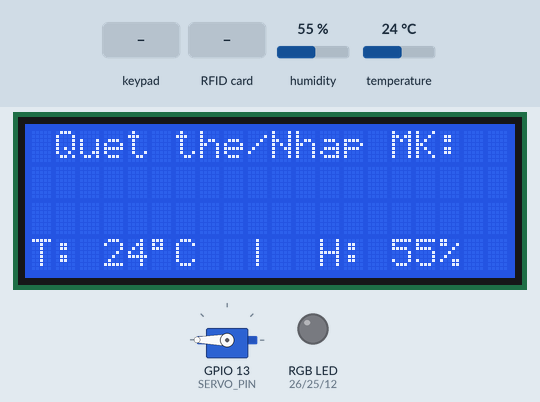
Recording of a sketch running on a simulated ESP32. Parts: servo, 20×4 character LCD, an RGB LED mixed from three pins (HIGH = lit). The inputs (shaded band) are chosen by the test bench; at power-on: humidity 55 %, temperature 24 °C. EEPROM starts erased; nothing arrives over Bluetooth unless stated; what the sketch prints to the serial monitor is not drawn.

Above: at 2.6 s.
2.7 s: keypad keys 0 9 5 3 # pressed 0.4 s apart
At 5.8 s:
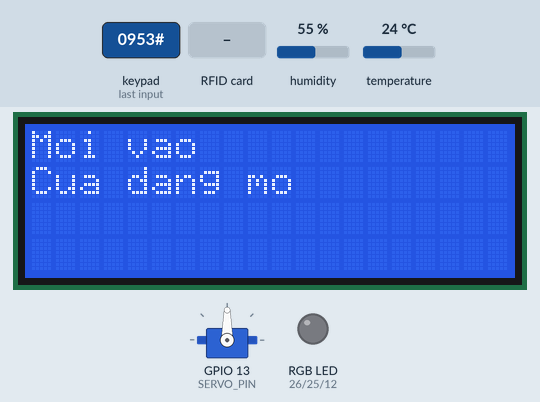
6.2 s: RFID card 5E 7A 19 C4 held to the reader
At 9.8 s:
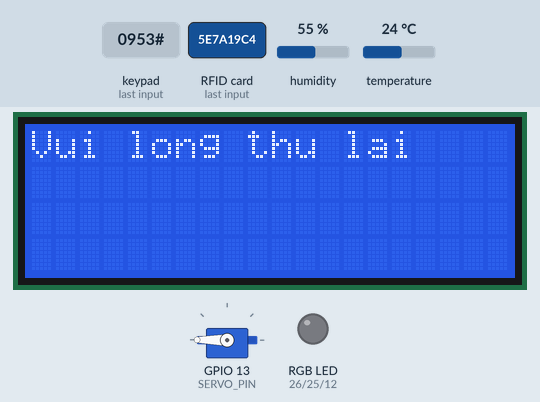
13.9 s: key 'A' pressed
At 15.1 s:
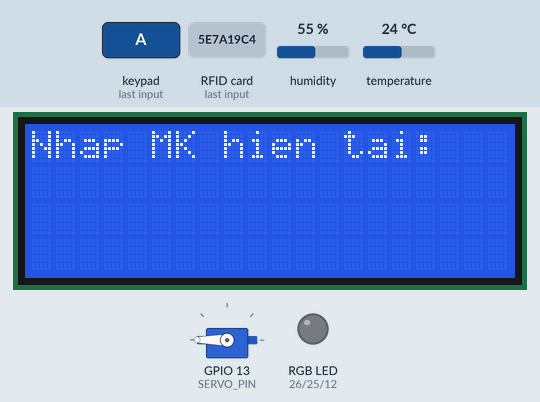
15.4 s: keypad keys 3 2 3 3 1 4 1 6 pressed 0.4 s apart
At 19.0 s:
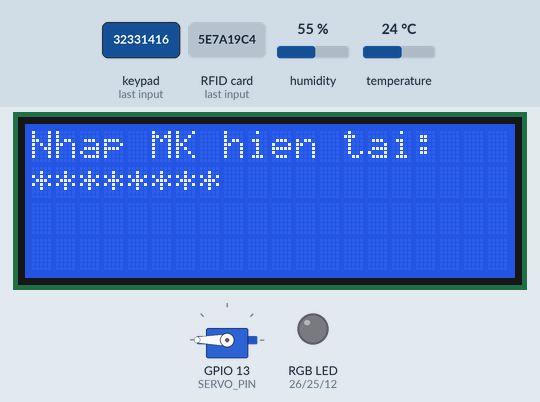
20.1 s: keypad keys 3 2 3 3 1 4 1 6 # pressed 0.4 s apart
At 24.8 s:
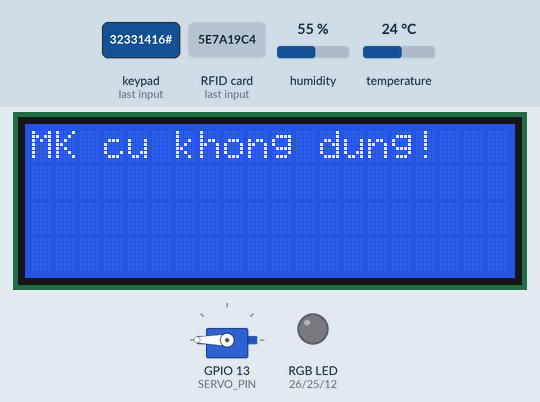
25.2 s: keypad keys 3 2 3 3 1 4 1 6 D pressed 0.4 s apart
At 29.2 s:
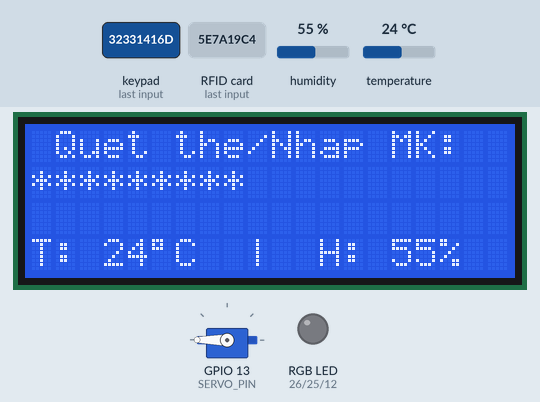
Timing chart, 0 to 30.7 s (numbered marks = the images above; inputs shaded):
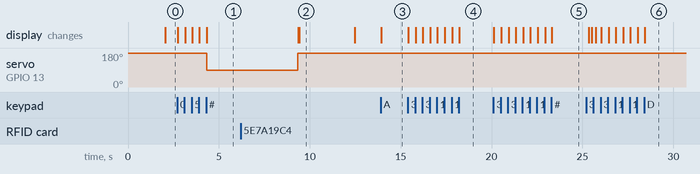

The sketch:

esp32_door_access.ino
```cpp
#include <SPI.h>
#include <MFRC522v2.h>
#include <MFRC522DriverSPI.h>
#include <MFRC522DriverPinSimple.h>
#include <MFRC522Debug.h>
#include <ESP32Servo.h>
#include <Keypad.h>
#include <Wire.h>
#include <LiquidCrystal_I2C.h>
#include <Preferences.h>
#include "DHT.h"
#include "BluetoothSerial.h" // Thư viện Bluetooth Classic ESP32

// --- THIẾT LẬP BLUETOOTH ---
#if !defined(CONFIG_BT_ENABLED) || !defined(CONFIG_BLUEDROID_ENABLED)
#error Bluetooth is not enabled! Please run make menuconfig to enable it
#endif

BluetoothSerial SerialBT;

// --- THIẾT LẬP LED RGB ---
const int RED_PIN   = 26;
const int GREEN_PIN = 25;
const int BLUE_PIN  = 12;

// --- THIẾT LẬP CẢM BIẾN DHT11 ---
#define DHTPIN 27        // Chân OUT DHT11 nối GPIO 27
#define DHTTYPE DHT11
DHT dht(DHTPIN, DHTTYPE);

unsigned long lastDHTReadTime = 0;
const long DHT_INTERVAL = 2000; // Đọc DHT11 mỗi 2s
float currentTemp = 0.0;
float currentHum = 0.0;

// --- THIẾT LẬP SERVO & LCD ---
Servo doorServo;
const int SERVO_PIN = 13;
LiquidCrystal_I2C lcd(0x27, 20, 4);

// --- THIẾT LẬP RFID MFRC522 ---
MFRC522DriverPinSimple ss_pin(5);
MFRC522DriverSPI driver{ss_pin};
MFRC522 mfrc522{driver};

const String VALID_UID = "a358d4a6"; // UID thẻ hợp lệ

// --- THIẾT LẬP KEYPAD 4x4 ---
#define ROW_NUM     4
#define COLUMN_NUM  4

char keys[ROW_NUM][COLUMN_NUM] = {
  {'1','2','3','A'},
  {'4','5','6','B'},
  {'7','8','9','C'},
  {'*','0','#','D'}
};

byte pin_rows[ROW_NUM] = {32, 33, 14, 16};
byte pin_column[COLUMN_NUM] = {17, 15, 2, 0};

Keypad keypad = Keypad(
  makeKeymap(keys),
  pin_rows,
  pin_column,
  ROW_NUM,
  COLUMN_NUM
);

// --- FLASH & TRẠNG THÁI ---
Preferences preferences;

String VALID_PASSWORD = "1234"; // Mật khẩu mặc định
String input_password = "";

enum SystemMode {
  MODE_NORMAL,         // Chế độ chờ
  MODE_ENTER_OLD_PASS, // Đổi MK - Bước 1
  MODE_NEW_PASS_INPUT  // Đổi MK - Bước 2
};

SystemMode currentMode = MODE_NORMAL;

// Khai báo hàm
void resetDisplay();
void unlockDoor();
void denyAccess();
void checkRFID();
void checkKeypad();
void updateDHT();
void displayDHTOnLCD();
void checkBluetooth();
void setRGBColor(bool red, bool green, bool blue);

void setup() {
  Serial.begin(115200);
  input_password.reserve(32);

  // Khởi tạo LED RGB
  pinMode(RED_PIN, OUTPUT);
  pinMode(GREEN_PIN, OUTPUT);
  pinMode(BLUE_PIN, OUTPUT);
  setRGBColor(false, false, false); // Tắt LED ban đầu

  // Khởi tạo Bluetooth với tên "ESP32_CuaThongMinh"
  SerialBT.begin("ESP32_CuaThongMinh");
  Serial.println("Bluetooth dang san sang! Hay ket noi voi 'ESP32_CuaThongMinh'");

  // Khởi tạo DHT11
  dht.begin();

  // Đọc mật khẩu từ bộ nhớ Flash
  preferences.begin("door_lock", false);
  VALID_PASSWORD = preferences.getString("pass", "0953");

  // Khởi tạo RFID
  mfrc522.PCD_Init();
  MFRC522Debug::PCD_DumpVersionToSerial(mfrc522, Serial);

  // Khởi tạo Servo
  doorServo.attach(SERVO_PIN);
  doorServo.write(180);

  // Khởi tạo LCD
  lcd.init();
  lcd.backlight();

  resetDisplay();
}

void loop() {
  updateDHT();      // Cập nhật DHT11
  checkBluetooth(); // Kiểm tra lệnh điều khiển LED qua Bluetooth
  checkRFID();      // Quét thẻ RFID
  checkKeypad();    // Kiểm tra bàn phím Keypad
}

// --- HÀM XỬ LÝ BLUETOOTH DIỀU KHIỂN LED RGB ---
void checkBluetooth() {
  if (SerialBT.available()) {
    String command = SerialBT.readStringUntil('\n');
    command.trim(); // Xóa khoảng trắng / ký tự xuống dòng
    //command.toUpperCase(); // Chuyển thành chữ hoa

    Serial.print("Nhan lenh Bluetooth: ");
    Serial.println(command);

    if (command == "r") {
      setRGBColor(true, false, false);
      SerialBT.println("LED: MAU DO");
    }
    else if (command == "g") {
      setRGBColor(false, true, false);
      SerialBT.println("LED: MAU XANH LA");
    }
    else if (command == "p") {
    setRGBColor(true, false, true); // MAU TIM (Red + Blue)
    SerialBT.println("LED: MAU TIM");
    }
    else if (command == "b") {
      setRGBColor(false, false, true);
      SerialBT.println("LED: MAU XANH DUONG");
    }
    else if (command == "w") {
      setRGBColor(true, true, true);
      SerialBT.println("LED: MAU TRANG");
    }
    else if (command == "off") {
      setRGBColor(false, false, false);
      SerialBT.println("LED: TAT");
    }
    else {
      SerialBT.println("Lenh khong hop le!");
    }
  }
}

// --- HÀM BẬT/TẮT MÀU LED RGB ---
void setRGBColor(bool red, bool green, bool blue) {
  digitalWrite(RED_PIN, red ? HIGH : LOW);
  digitalWrite(GREEN_PIN, green ? HIGH : LOW);
  digitalWrite(BLUE_PIN, blue ? HIGH : LOW);
}

// --- HÀM CẬP NHẬT DHT11 ---
void updateDHT() {
  unsigned long currentMillis = millis();
  if (currentMillis - lastDHTReadTime >= DHT_INTERVAL) {
    lastDHTReadTime = currentMillis;

    float h = dht.readHumidity();
    float t = dht.readTemperature();

    if (!isnan(h) && !isnan(t)) {
      currentHum = h;
      currentTemp = t;
      displayDHTOnLCD();
    }
  }
}

// --- HIỂN THỊ DHT11 LÊN LCD ---
void displayDHTOnLCD() {
  if (currentMode == MODE_NORMAL) {
    lcd.setCursor(0, 3);
    lcd.print("T: ");
    lcd.print((int)currentTemp);
    lcd.print((char)223);
    lcd.print("C  |  H: ");
    lcd.print((int)currentHum);
    lcd.print("%   ");
  }
}

// --- HÀM XỬ LÝ RFID ---
void checkRFID() {
  if (currentMode != MODE_NORMAL) return;

  if (!mfrc522.PICC_IsNewCardPresent() || !mfrc522.PICC_ReadCardSerial()) {
    return;
  }

  String uidString = "";
  for (byte i = 0; i < mfrc522.uid.size; i++) {
    if (mfrc522.uid.uidByte[i] < 0x10) {
      uidString += "0";
    }
    uidString += String(mfrc522.uid.uidByte[i], HEX);
  }

  if (uidString == VALID_UID) {
    unlockDoor();
  } else {
    denyAccess();
  }
}

// --- HÀM XỬ LÝ KEYPAD ---
void checkKeypad() {
  char key = keypad.getKey();
  if (!key) return;

  if (key == 'A' && currentMode == MODE_NORMAL) {
    currentMode = MODE_ENTER_OLD_PASS;
    input_password = "";
    lcd.clear();
    lcd.setCursor(0, 0);
    lcd.print("Nhap MK hien tai:");
    return;
  }

  if (key == '*') {
    input_password = "";
    currentMode = MODE_NORMAL;
    resetDisplay();
    return;
  }

  if (key == '#') {
    if (currentMode == MODE_NORMAL) {
      if (input_password == VALID_PASSWORD) {
        unlockDoor();
      } else {
        denyAccess();
      }
    }
    else if (currentMode == MODE_ENTER_OLD_PASS) {
      if (input_password == VALID_PASSWORD) {
        currentMode = MODE_NEW_PASS_INPUT;
        input_password = "";
        lcd.clear();
        lcd.setCursor(0, 0);
        lcd.print("Nhap MK MOI:");
      } else {
        lcd.clear();
        lcd.setCursor(0, 0);
        lcd.print("MK cu khong dung!");
        delay(2000);
        currentMode = MODE_NORMAL;
        input_password = "";
        resetDisplay();
      }
    }
    else if (currentMode == MODE_NEW_PASS_INPUT) {
      if (input_password.length() > 0) {
        VALID_PASSWORD = input_password;
        preferences.putString("pass", VALID_PASSWORD);

        lcd.clear();
        lcd.setCursor(0, 0);
        lcd.print("Doi MK thanh cong!");
        delay(2000);
      } else {
        lcd.clear();
        lcd.setCursor(0, 0);
        lcd.print("MK khong hop le!");
        delay(2000);
      }
      currentMode = MODE_NORMAL;
      input_password = "";
      resetDisplay();
    }
    return;
  }

  input_password += key;
  lcd.setCursor(0, 1);
  lcd.print("                    ");
  lcd.setCursor(0, 1);

  for (int i = 0; i < input_password.length(); i++) {
    lcd.print("*");
  }
}

// --- HÀM MỞ CỬA ---
void unlockDoor() {
  lcd.clear();
  lcd.setCursor(0, 0);
  lcd.print("Moi vao");
  lcd.setCursor(0, 1);
  lcd.print("Cua dang mo");

  doorServo.write(90);
  delay(5000);
  doorServo.write(180);

  input_password = "";
  resetDisplay();
}

// --- HÀM TỪ CHỐI TRUY CẬP ---
void denyAccess() {
  lcd.clear();
  lcd.setCursor(0, 0);
  lcd.print("Vui long thu lai");
  delay(3000);

  input_password = "";
  resetDisplay();
}

// --- HÀM LÀM MỚI MÀN HÌNH ---
void resetDisplay() {
  lcd.clear();
  lcd.setCursor(0, 0);
  lcd.print(" Quet the/Nhap MK:");
  displayDHTOnLCD();
}
```

Measured:
- after the input at 2.7 s, servo on GPIO 13 (SERVO_PIN): 180° → 90° after 1.6 s; the display: first changes at once (image 1 shows a later state)
- after the input at 6.2 s, the display: first differs from a run without the input after 3.2 s (image 2)
- after the input at 13.9 s, the display: changes at once (image 3)
- after the input at 15.4 s, the display: first changes at once (image 4 shows a later state)
- after the input at 20.1 s, the display: first changes at once (image 5 shows a later state)
- after the input at 25.2 s, the display: first differs from a run without the input after 0.30 s (image 6 shows a later state)
- what the display in image 2 shows lasts 3.1 s, from 9.4 s to 12.5 s
